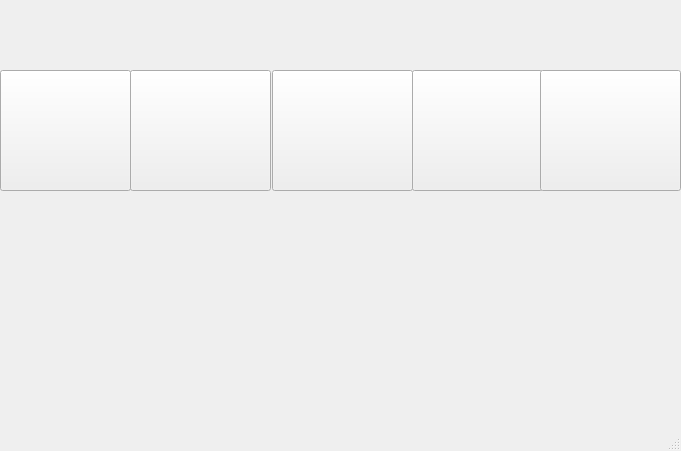
<?xml version="1.0" encoding="UTF-8"?>
<ui version="4.0">
 <class>Operating_Hours</class>
 <widget class="QMainWindow" name="Operating_Hours">
  <property name="geometry">
   <rect>
    <x>0</x>
    <y>0</y>
    <width>681</width>
    <height>451</height>
   </rect>
  </property>
  <property name="maximumSize">
   <size>
    <width>681</width>
    <height>451</height>
   </size>
  </property>
  <property name="windowTitle">
   <string>MainWindow</string>
  </property>
  <widget class="QWidget" name="centralwidget">
   <widget class="QLabel" name="label">
    <property name="geometry">
     <rect>
      <x>0</x>
      <y>-20</y>
      <width>681</width>
      <height>451</height>
     </rect>
    </property>
    <property name="maximumSize">
     <size>
      <width>681</width>
      <height>451</height>
     </size>
    </property>
    <property name="styleSheet">
     <string notr="true">background-image: url(:/bgImg/today_stalls_wallpaper.jpg);</string>
    </property>
    <property name="text">
     <string/>
    </property>
   </widget>
   <widget class="QLabel" name="Heading_Label">
    <property name="geometry">
     <rect>
      <x>0</x>
      <y>0</y>
      <width>681</width>
      <height>71</height>
     </rect>
    </property>
    <property name="maximumSize">
     <size>
      <width>681</width>
      <height>71</height>
     </size>
    </property>
    <property name="styleSheet">
     <string notr="true">background-image: url(:/Heading_Label/Heading_Label_Op.jpg);</string>
    </property>
    <property name="text">
     <string/>
    </property>
   </widget>
   <widget class="QPushButton" name="McD">
    <property name="geometry">
     <rect>
      <x>0</x>
      <y>70</y>
      <width>131</width>
      <height>121</height>
     </rect>
    </property>
    <property name="maximumSize">
     <size>
      <width>141</width>
      <height>121</height>
     </size>
    </property>
    <property name="styleSheet">
     <string notr="true">background-image: url(:/Logos/MD.jpg);</string>
    </property>
    <property name="text">
     <string/>
    </property>
   </widget>
   <widget class="QPushButton" name="WS">
    <property name="geometry">
     <rect>
      <x>130</x>
      <y>70</y>
      <width>141</width>
      <height>121</height>
     </rect>
    </property>
    <property name="styleSheet">
     <string notr="true">background-image: url(:/Logos/18701ebcc29ab5748c81668844_original..jpeg);</string>
    </property>
    <property name="text">
     <string/>
    </property>
   </widget>
   <widget class="QPushButton" name="CR">
    <property name="geometry">
     <rect>
      <x>272</x>
      <y>70</y>
      <width>141</width>
      <height>121</height>
     </rect>
    </property>
    <property name="styleSheet">
     <string notr="true">background-image: url(:/Logos/154660.jpg);</string>
    </property>
    <property name="text">
     <string/>
    </property>
   </widget>
   <widget class="QPushButton" name="NS">
    <property name="geometry">
     <rect>
      <x>412</x>
      <y>70</y>
      <width>131</width>
      <height>121</height>
     </rect>
    </property>
    <property name="styleSheet">
     <string notr="true">background-image: url(:/Logos/Fishball-mee-2-1080x720.jpg);</string>
    </property>
    <property name="text">
     <string/>
    </property>
   </widget>
   <widget class="QPushButton" name="MS">
    <property name="geometry">
     <rect>
      <x>540</x>
      <y>70</y>
      <width>141</width>
      <height>121</height>
     </rect>
    </property>
    <property name="styleSheet">
     <string notr="true">background-image: url(:/Logos/50eb3334-a38c-11e9-9a3c-98259c87fba2_image_hires_152354.jpg);</string>
    </property>
    <property name="text">
     <string/>
    </property>
   </widget>
   <widget class="QLabel" name="label_2">
    <property name="geometry">
     <rect>
      <x>10</x>
      <y>200</y>
      <width>661</width>
      <height>201</height>
     </rect>
    </property>
    <property name="text">
     <string>&lt;html&gt;&lt;head/&gt;&lt;body&gt;&lt;p align=&quot;center&quot;&gt;&lt;br/&gt;&lt;/p&gt;&lt;/body&gt;&lt;/html&gt;</string>
    </property>
   </widget>
  </widget>
  <widget class="QMenuBar" name="menubar">
   <property name="geometry">
    <rect>
     <x>0</x>
     <y>0</y>
     <width>681</width>
     <height>22</height>
    </rect>
   </property>
  </widget>
  <widget class="QStatusBar" name="statusbar"/>
 </widget>
 <resources>
  <include location="bg_img.qrc"/>
 </resources>
 <connections/>
</ui>
